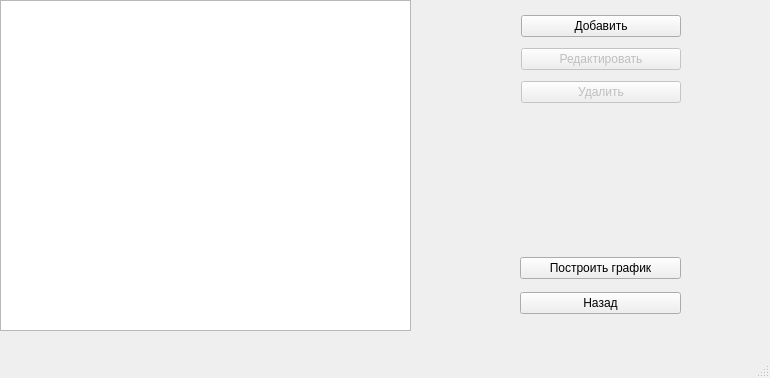
<?xml version="1.0" encoding="UTF-8"?>
<ui version="4.0">
 <class>MainWindow</class>
 <widget class="QMainWindow" name="MainWindow">
  <property name="enabled">
   <bool>true</bool>
  </property>
  <property name="geometry">
   <rect>
    <x>0</x>
    <y>0</y>
    <width>770</width>
    <height>378</height>
   </rect>
  </property>
  <property name="windowTitle">
   <string>Настройка графика</string>
  </property>
  <widget class="QWidget" name="centralwidget">
   <widget class="QListWidget" name="graph_view">
    <property name="geometry">
     <rect>
      <x>0</x>
      <y>0</y>
      <width>411</width>
      <height>331</height>
     </rect>
    </property>
   </widget>
   <widget class="QWidget" name="verticalLayoutWidget">
    <property name="geometry">
     <rect>
      <x>521</x>
      <y>10</y>
      <width>160</width>
      <height>101</height>
     </rect>
    </property>
    <layout class="QVBoxLayout" name="verticalLayout">
     <item>
      <widget class="QPushButton" name="btn_add">
       <property name="text">
        <string>Добавить</string>
       </property>
      </widget>
     </item>
     <item>
      <widget class="QPushButton" name="btn_edit">
       <property name="enabled">
        <bool>false</bool>
       </property>
       <property name="text">
        <string>Редактировать</string>
       </property>
      </widget>
     </item>
     <item>
      <widget class="QPushButton" name="btn_del">
       <property name="enabled">
        <bool>false</bool>
       </property>
       <property name="text">
        <string>Удалить</string>
       </property>
      </widget>
     </item>
    </layout>
   </widget>
   <widget class="QWidget" name="verticalLayoutWidget_2">
    <property name="geometry">
     <rect>
      <x>520</x>
      <y>250</y>
      <width>161</width>
      <height>71</height>
     </rect>
    </property>
    <layout class="QVBoxLayout" name="verticalLayout_2">
     <item>
      <widget class="QPushButton" name="btn_build">
       <property name="text">
        <string>Построить график</string>
       </property>
      </widget>
     </item>
     <item>
      <widget class="QPushButton" name="btn_exit">
       <property name="text">
        <string>Назад</string>
       </property>
      </widget>
     </item>
    </layout>
   </widget>
  </widget>
  <widget class="QMenuBar" name="menubar">
   <property name="geometry">
    <rect>
     <x>0</x>
     <y>0</y>
     <width>770</width>
     <height>21</height>
    </rect>
   </property>
  </widget>
  <widget class="QStatusBar" name="statusbar"/>
 </widget>
 <resources/>
 <connections/>
</ui>
